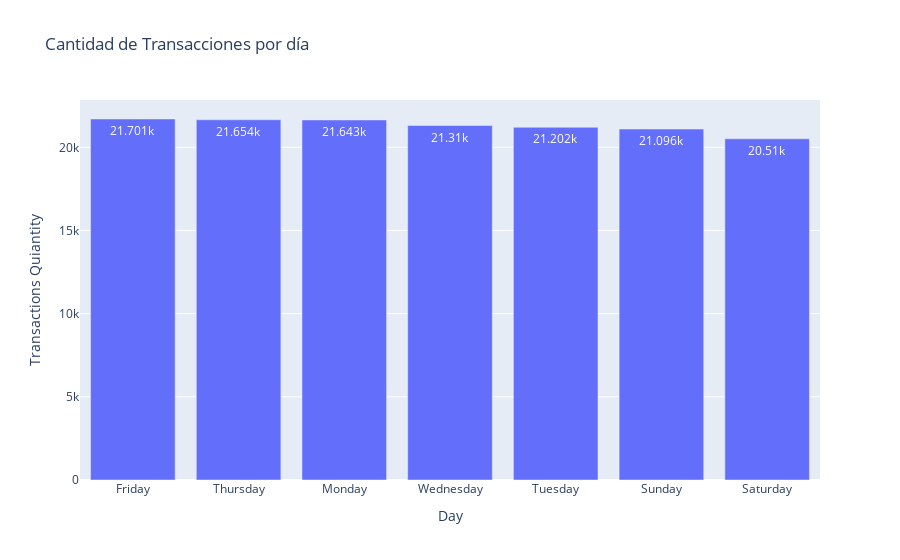

Notebook source saved alongside this figure:
### Code cell
# Configuración gráfico
fig = px.bar(x=day_qty.index, y=day_qty.values,
             labels={'x': 'Day', 'y': 'Transactions Quiantity'},
             title='Cantidad de Transacciones por día',
             text_auto=True)

# Mostrar el gráfico
fig.show()

### Figure 1 — Plotly figure (JSON) as saved in the notebook; plotly's stock layout.template omitted (floating-point values rounded to 4 significant figures)
{"data": [{"alignmentgroup": "True", "hovertemplate": "Day=%{x}<br>Transactions Quiantity=%{y}<extra></extra>", "legendgroup": "", "marker": {"color": "#636efa", "pattern": {"shape": ""}}, "name": "", "offsetgroup": "", "orientation": "v", "showlegend": false, "textposition": "auto", "texttemplate": "%{y}", "type": "bar", "x": ["Friday", "Thursday", "Monday", "Wednesday", "Tuesday", "Sunday", "Saturday"], "xaxis": "x", "y": [21701, 21654, 21643, 21310, 21202, 21096, 20510], "yaxis": "y"}], "layout": {"autosize": true, "barmode": "relative", "legend": {"tracegroupgap": 0}, "title": {"text": "Cantidad de Transacciones por día"}, "xaxis": {"anchor": "y", "autorange": true, "domain": [0, 1], "range": [-0.5, 6.5], "title": {"text": "Day"}, "type": "category"}, "yaxis": {"anchor": "x", "autorange": true, "domain": [0, 1], "range": [0, 22840.0], "title": {"text": "Transactions Quiantity"}, "type": "linear"}}}
